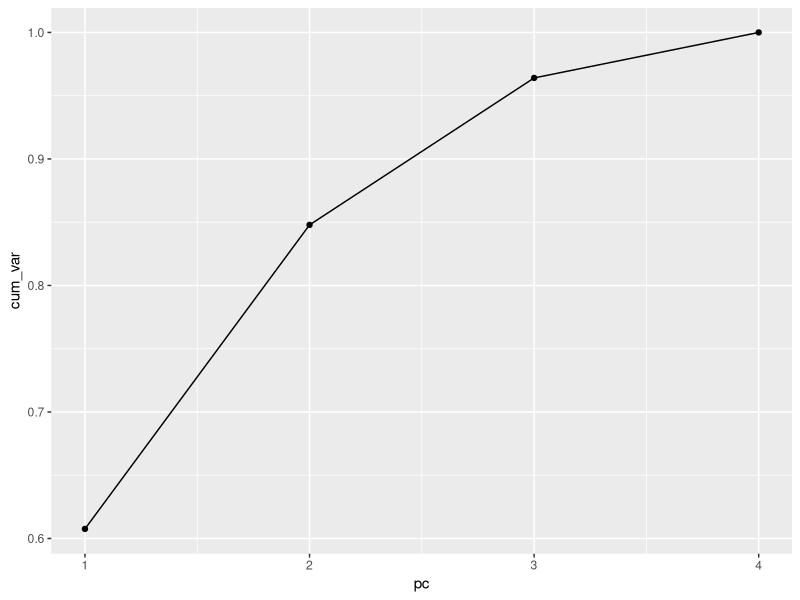

This figure's R source:
#Customer Survey Data
survey_data <- data.frame(
  customer = 1:16,
  OS = c(0,0,0,0,1,0,0,0,1,1,0,1,1,1,1,1),
  Price = c(6,7,6,5,7,6,5,6,3,1,2,5,2,3,1,2),
  Software = c(5,3,4,7,7,4,7,5,5,3,6,7,4,5,6,3),
  Aesthetics = c(3,2,4,1,5,2,2,4,6,7,6,7,5,6,5,7),
  Brand = c(4,2,5,3,5,3,1,4,7,5,7,6,6,5,5,7)
)

#Let's do some exploratory analysis
summary(survey_data[,3:6])

#Correlation Matrix
cor(survey_data[,3:6])

#Do PCA with princomp function and use correlation matrix to create components
survey_pca <- princomp(as.matrix(survey_data[,3:6]),cor=T)
summary(survey_pca,loadings=TRUE)

library(ggplot2)

ggplot(data.frame(pc=1:4,cum_var=c(0.6075727,0.8478733,0.9640409,1.00000000)),aes(x=pc,y=cum_var)) + geom_point() + geom_line()
